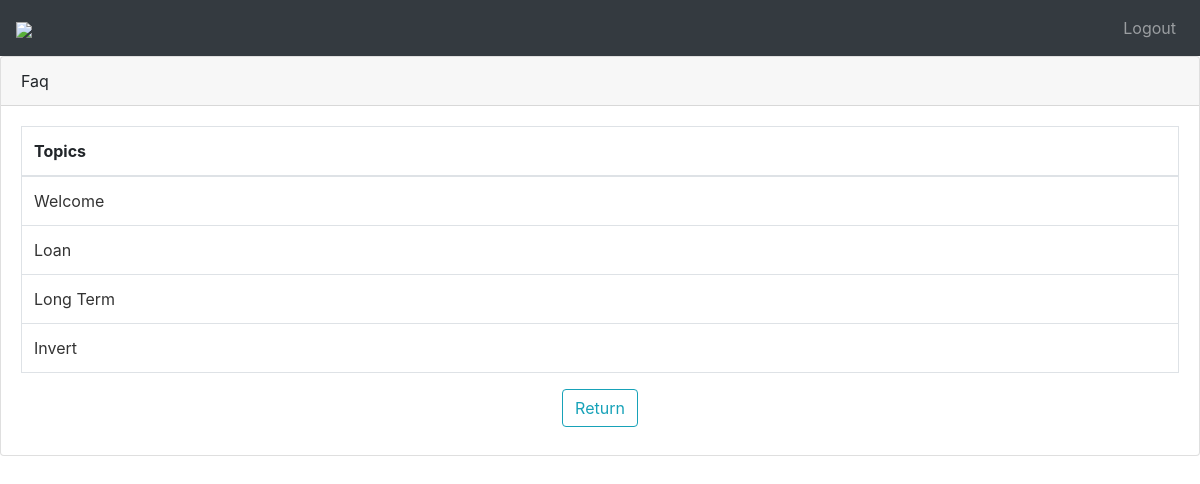
The app's page /faq/ (signed in), older data.
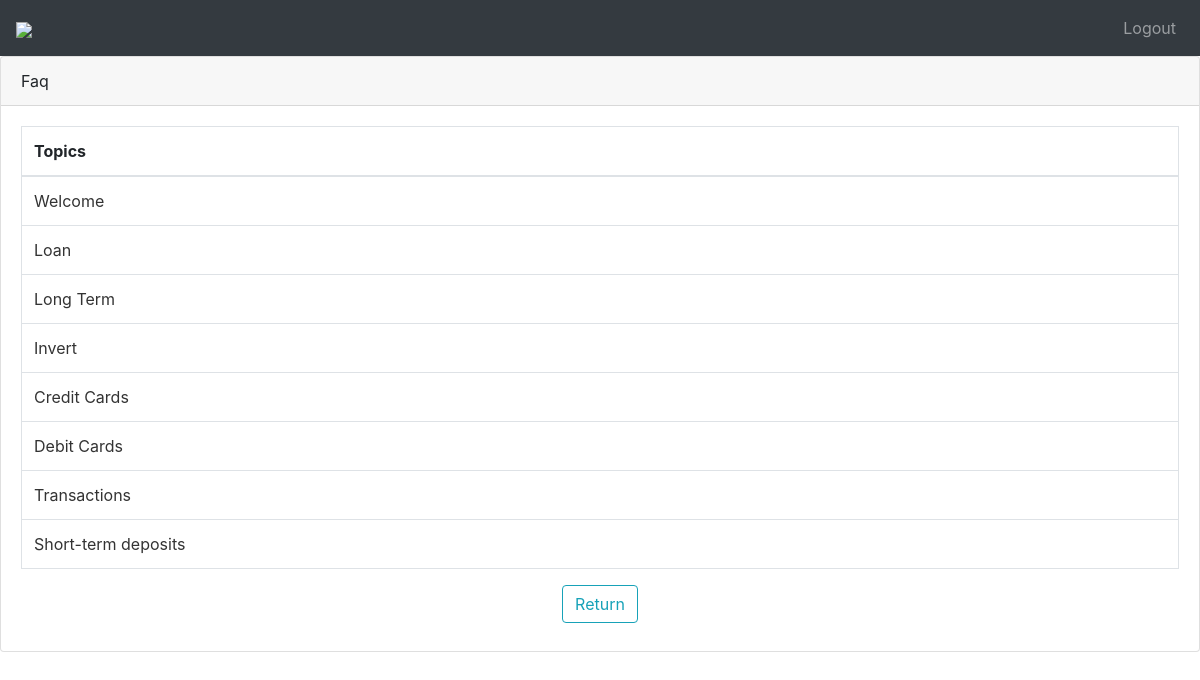
The same page, newer data.
### app/models.py (models this page shows, shortened)
class MessageDescription(models.Model):
    tittle = models.CharField(max_length=75, blank=True)
    short_description = models.CharField(max_length=500, blank=True)
    description = models.TextField(max_length=5000, blank=True)

### app/views.py (the view)
# urls.py: path('faq/', views.faq,  name='faq'),
@login_required
def faq(request):
    messages = MessageDescription.objects.all()
    return render(request, 'faq.html', {'messages': messages})

### app/templates/faq.html (shortened to what this page needs)
{% extends "base.html" %}
{% block content %}
{% load widget_tweaks %}
<div class="card mb-3">
        <div class="card-header">Faq</div>
        <div class="card-body">
            <div class="table-responsive">
                <table class="table table-bordered" id="dataTable" width="100%" cellspacing="0">
                    <thead>
                        <tr>
                            <th>Topics</th>
                        </tr>
                    </thead>
                    <tbody>
                        {% for message in messages %}
                        <tr>
                            <td><a href="{% url 'message' message.id %}">{{ message.tittle }} </a></td>
                        </tr>
                        {% endfor %}
                    </tbody>
                </table>
            </div>
            <div class="mb-2">
                    <center>
                        <a href="{% url 'dashboard' %}" class="btn btn-outline-info">Return</a>
                    </center>
                </div>
        </div>
    </div>
    {% endblock %}

### templates/base.html (shortened to what this page needs)
<!DOCTYPE html>
<html lang="es">
    <link href="/static/bootstrap/css/bootstrap.min.css" rel="stylesheet">
    <link href="/static/fontawesome-free/css/all.min.css" rel="stylesheet" type="text/css">
    <link href="/static/datatables/dataTables.bootstrap4.css" rel="stylesheet">
    <link href="/static/css/sb-admin.css" rel="stylesheet">
    <link href="/static/css/full-slider.css" rel="stylesheet">
<body id="page-top">
            <nav class="navbar navbar-expand navbar-dark bg-dark static-top">
              <a class="navbar-brand mr-1" href="/" > <img src="/static/images/logo.png"></a>
              <ul class="navbar-nav ml-auto ml-md-0">
                <li class="nav-item dropdown no-arrow">
                        {% if user.is_authenticated %}
                  <a class="nav-link " href="{% url 'logout' %}" >
                        Logout
                    </a>
                    {% else %}
                    <a class="nav-link " href="{% url 'login' %}" >
                      Singin
                    </a>
                  {% endif %}
                </li>
              </ul>
            </nav>
                {% block content %}
                {% endblock %}
</body>
</html>

### static/css/sb-admin.css (style rules this page uses)
html { position: relative; min-height: 100%; }
body { height: 100%; }
:root { --input-padding-x: 0.75rem; --input-padding-y: 0.75rem; }

### app/templates/faq.html (style rules this page uses)
a { color: #333; text-decoration: none; }

Row changes from the older to the newer data that the page shows:
added MessageDescription: tittle "Credit Cards"
added MessageDescription: tittle "Debit Cards"
added MessageDescription: tittle "Transactions"
added MessageDescription: tittle "Short-term deposits"
